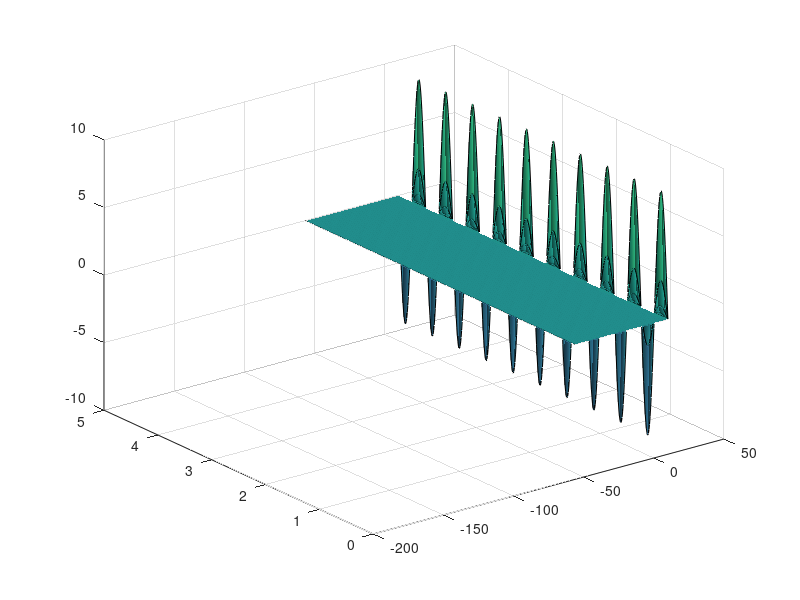

Write the MATLAB code that produced this figure.
x=-200:.1:10;
y=0:.01:5;
[X, Y]=meshgrid(x, y);
n = 20;
z = -((-1.9633240081559112e-55.*n.*pi.*cosh(n*pi*X /5).*sin(n*pi*Y /5))/5) -((-1.9633240081559112e-55.*n.*pi.*sinh(n*pi*X /5).*sin(n*pi*Y /5))/5);
surf(X,Y,z);
